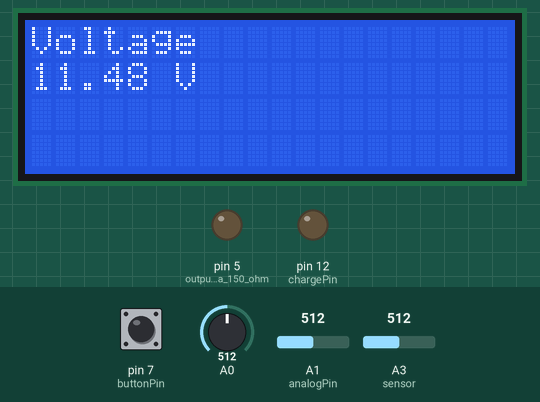
Bench run of a sketch on a simulated Arduino Uno, built with avr-gcc and run on an emulated ATmega328P. Parts: 20×4 character LCD, output pins drawn as LEDs (lit = HIGH). The inputs (shaded band) are chosen by the test bench; at power-on: pin 7 (buttonPin) LOW, A1 (analogPin) = 512, A0 = 512, A3 (sensor) = 512. Random numbers use the default seed unless the sketch sets one; what the sketch prints to the serial monitor is not drawn.

Above: at 1.2 s.
1.3 s: pin 7 (buttonPin) pulled HIGH for 1 s
At 3.3 s:
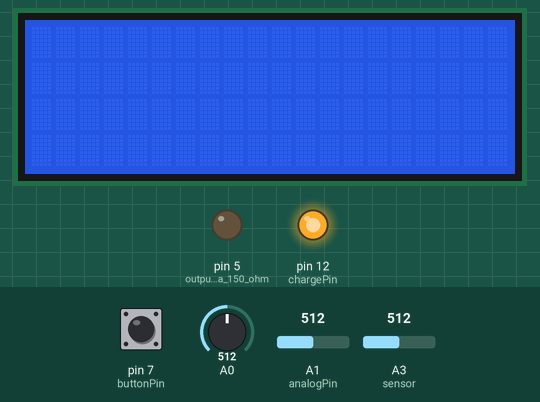
3.8 s: A1 (analogPin) set to 631
5.3 s: A1 (analogPin) set to 658
At 5.8 s:
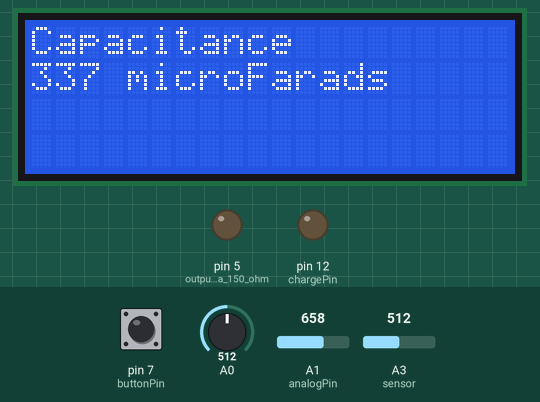
6.8 s: A1 (analogPin) set to 0
At 7.3 s:
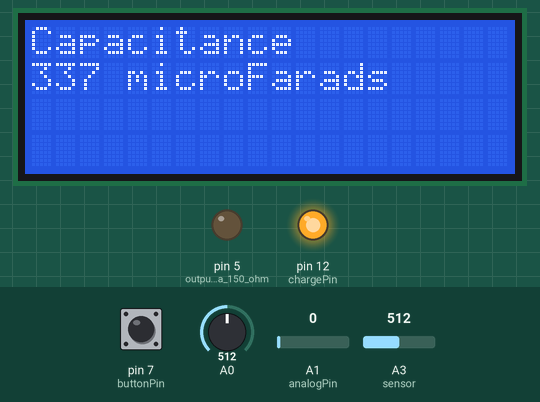
Timing chart, 0 to 9.5 s (numbered marks = the images above; inputs shaded):
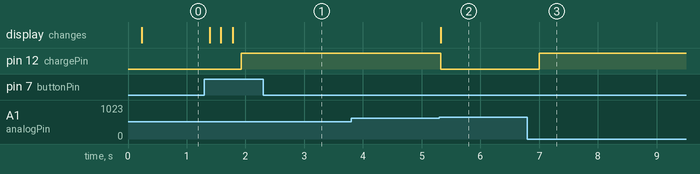

The sketch:

DAQ_Unit_Arduino_Code.ino
```cpp
//Included Libraries
#include <SPI.h>
#include <Wire.h>
#include <LiquidCrystal_I2C.h>

//Voltage Declarations
int VoltageValue = 0; //variable used to read from the sensor
float VoltageReading; //variable used to send to the software
float R1 = 30000.0; //value of resistor 1
float R2 = 7500.0; //value of resistor 2

//Current Declarations
unsigned int x=0;
float AcsValue,Samples,AvgAcs,AcsValueF;

//Capacitance Declarations
int analogPin = 1;
int chargePin = 12; //changed this ------------------------------------------------------------- should be 12
int dischargePin = 11;
int R3 = 10000;

unsigned long startTime;
unsigned long elapsedTime;

float microFarads;
float nanoFarads;

//Inductance Declarations
double pulse, frequency, capacitance, inductance;

//Magnetic Field Declarations
int rawvalue;
float Gval;
float Tval;

//LCD Declarations
LiquidCrystal_I2C lcd(0x27,20,4); //LCD setup of 20 chars by 4 lines

//Button Declarations
const int buttonPin = 7;
int Button_State = 0;
int button_value = 1;

void setup() {
  //Setting up capacitance
  pinMode(chargePin, OUTPUT);
  digitalWrite(chargePin, LOW);
  //Setting up inductance
  pinMode(6, INPUT); //Input from the comparator output
  pinMode(5, OUTPUT);//output through a 150 ohm resistor to thr LC circuit
  //Button Setup
  pinMode(buttonPin,INPUT);
  //setting up the LCD screen
  Serial.begin(115200);
  lcd.init();
  lcd.backlight();
}

void loop() {
  delay(150);
  Button_State = digitalRead(buttonPin); //read the value of the button

  if(Button_State == HIGH) //if the button is pushed
  {
    Serial.println("switch");
    if(button_value == 5) //if the current value of the button is 5 then reset to 1
    {
      lcd.clear();
      button_value = 1; //reset the button value to 1
      delay(150);
    }
    else //if the button value is 1-4
    {
      lcd.clear();
      button_value = button_value +1; //increment the value of the button by 1
      delay(150);
    }
  }

  switch(button_value) //swicth determines which sensor is selected
  {
    case 1: //voltage case
        VoltageValue = analogRead(A0);
        VoltageReading = VoltageValue * (4.59/1024)*((R1 + R2)/R2);
        Serial.print("1 "); //display the mode code to the software
        Serial.println(VoltageReading); //sending the value of the sensor reading
        //delay(500);

        //Display on the LCD
        lcd.setCursor(0,0); // set cursor to 1 symbol of 1 line
        lcd.print("Voltage");
        lcd.setCursor(0,1); // set cursor to 1 symbol of 2 line
        //lcd.print("Voltage: ");
        lcd.print(VoltageReading);
        lcd.print(" V  ");
        break;
    case 2: //current case
        AcsValue=0.0,Samples=0.0,AvgAcs=0.0,AcsValueF=0.0; //reseting to 0.0

        for (int x = 0; x < 150; x++)
        { //Get 150 samples
        AcsValue = analogRead(A3);     //Read current sensor values
        Samples = Samples + AcsValue;  //Add samples together
        //delay (3); // let ADC settle before next sample 3ms
        }

        AvgAcs=Samples/150.0;//Taking Average of Samples
        //AcsValueF = 512 - (AvgAcs*0.0265);
        AcsValueF = -((AvgAcs * (5.0 / 1024.0) - 2.5)*-5.5);
        Serial.print("2 "); //display the mode code to the software
        Serial.println(AcsValueF);//Print the read current on Serial monitor
        //delay(50);

        //Display on the LCD
        lcd.setCursor(0,0); // set cursor to 1 symbol of 1 line
        lcd.print("Current");
        lcd.setCursor(1,1); // set cursor to 1 symbol of 2 line
        //lcd.print(AvgAcs);
        lcd.print(AcsValueF);
        lcd.print(" A      ");

        delay(50);
        break;
    case 3: //capacitance case
      digitalWrite(chargePin, HIGH); // Begins charging the capacitor
      startTime = millis(); // Begins the timer

      while(analogRead(analogPin) < 648)
      {
        // Does nothing until capacitor reaches 63.2% of total voltage
      }

      elapsedTime= millis() - startTime; // Determines how much time it took to charge capacitor
      microFarads = ((float)elapsedTime / R3) * 1000;
      //Serial.print(elapsedTime);
      //Serial.print(" mS    ");
      lcd.setCursor(0,0); // set cursor to 1 symbol of 1 line
      lcd.print("Capacitance");

      //lcd.print(elapsedTime);
      //lcd.print(" mS   ");


      if (microFarads >= 1) // Determines if units should be micro or nano and prints accordingly
      {
        Serial.print("3 ");
        Serial.print((long)microFarads);
        Serial.println(" uF");
        lcd.setCursor(0,1); // set cursor to 1 symbol of 2 line
        lcd.print ((long)microFarads);
        lcd.print (" microFarads  ");
      }

      else
      {
        Serial.print("3 ");
        nanoFarads = microFarads * 1000.0;
        Serial.print((long)nanoFarads);
        Serial.println(" nF");
        lcd.setCursor(0,1); // set cursor to 1 symbol of 2 line
        lcd.print ((long)nanoFarads);
        lcd.print (" nanoFarads  ");
        //delay(500);
      }

      digitalWrite(chargePin, LOW); // Stops charging capacitor
      pinMode(dischargePin, OUTPUT);
      digitalWrite(dischargePin, LOW); // Allows capacitor to discharge

      while(analogRead(analogPin) > 0)
      {
        // Do nothing until capacitor is discharged
      }

      pinMode(dischargePin, INPUT); // Prevents capacitor from discharging

      delay(50);
      break;
    case 4: //inductance case
      digitalWrite(5, HIGH);
      delay(5);//give some time to charge inductor.
      digitalWrite(5,LOW);
      delayMicroseconds(100); //make sure resination is measured
      pulse = pulseIn(6,HIGH,5000);//returns 0 if timeout

      lcd.setCursor(0,0);
      lcd.print("Inductance:");

      if(pulse > 0.1){ //if a timeout did not occur and it took a reading:


      //  #error insert your used capacitance value here. Currently using 2uF. Delete this line after that
        capacitance = 2.08E-6; // - insert value here

        frequency = 1.E6/(2*pulse);
        inductance = 1./(capacitance*frequency*frequency*4.*3.14159*3.14159);//one of my profs told me just do squares like this
        inductance *= 1E3; //note that this is the same as saying inductance = inductance*1E6

        Serial.print("4 ");
        Serial.println( inductance );
        delay(10);

        //LCD print
        lcd.setCursor(0,1);
        lcd.print(inductance);
        lcd.print(" mH    ");
        //lcd.setCursor(14,1);
        //lcd.print("uH");
        delay(10);
      } else {
        Serial.println("4 ");
      }


      break;
    case 5: //magnetic field case
      lcd.setCursor(0, 0);
      lcd.print("Magnetic Field");
      rawvalue = analogRead(A2);

      Gval = 436.65 - (rawvalue*2.13);
      Tval = Gval/1000;

      Serial.print("5 ");
      Serial.println(Tval);
      lcd.setCursor(0,1);
      lcd.print(Gval);
      lcd.print(" Gauss       ");
      lcd.setCursor(0,2);
      lcd.print(Tval);
      lcd.print(" mT      ");

      delay(50);
      break;
    default:
      Serial.print("1 ");
      Serial.println(random(0.00,1.00));
      break;
  }

}
```

Measured:
- the behaviour switches between 647 and 648 on A1 (analogPin) (found by bisection; images 1 and 2)
- after the input at 1.3 s, pin 12 (chargePin): LOW → HIGH after 0.63 s; the display: changes after 0.09 s (image 1)
- after the input at 3.8 s, every drawn part: stays the same
- after the input at 5.3 s, pin 12 (chargePin): HIGH → LOW at once; the display: changes at once (image 2)
- after the input at 6.8 s, pin 12 (chargePin): LOW → HIGH after 0.20 s
